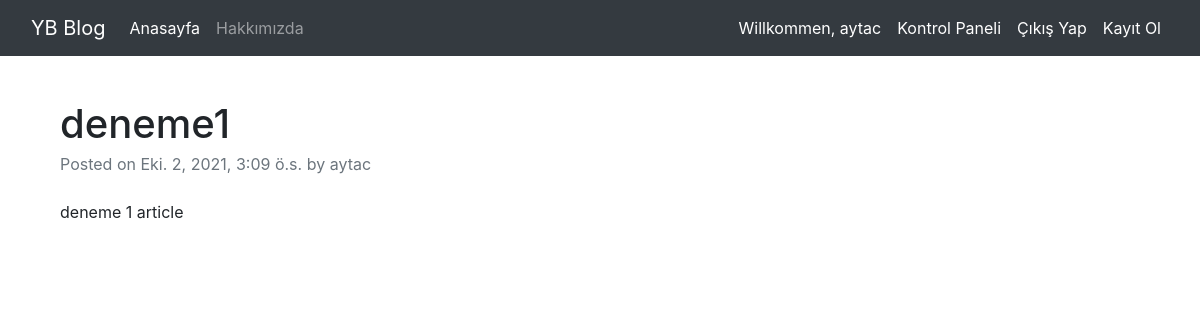
The app's page /article/article/1 (signed in) with its own data.
### article/models.py (models this page shows, shortened)
class Article(models.Model):
    author = models.ForeignKey("auth.User",on_delete = models.CASCADE,verbose_name="Yazar")
    title = models.CharField(max_length=50,verbose_name="Başlık")
    content = models.TextField(verbose_name="içerik")
    created_date = models.DateTimeField(auto_now_add=True,verbose_name="oluşturma tarihi")
    article_image = models.FileField(blank=True,null=True,verbose_name="makaleye foto ekle")

### article/views.py (the view)
# urls.py: path('article/<int:id>', views.detail,name="detail"),
@login_required(login_url = "user:login")
def detail(request,id):
    article = get_object_or_404(Article,id = id)
    return render(request,"detail.html",{"article":article})

### templates/detail.html
{% extends "layout.html" %}
{% block body %}
<div class="container mt-5">
    <div class="row">
        <div class="col-lg-8">
            <article>
                <header class="mb-4">
                    <h1 class="fw-bolder mb-1">{{article.title}}</h1>
                    <div class="text-muted fst-italic mb-2">Posted on {{article.created_date}} by {{article.author.username}}</div>
                    </header>
                <section class="mb-5">
                    <p class="fs-5 mb-4">{{article.content}}</p>
                </section>
            </article>
        </div>
    </div>
</div>
{% endblock body %}

### templates/includes/navbar.html (shortened to what this page needs)
 <nav class="navbar navbar-expand-md navbar-dark fixed-top bg-dark">
  <div class="container-fluid">
    <a class="navbar-brand" href="/">YB Blog</a>
    <div class="collapse navbar-collapse" id="navbarCollapse">
      <ul class="navbar-nav me-auto mb-2 mb-md-0">
        <li class="nav-item">
          <a class="nav-link active" aria-current="page" href="/index">Anasayfa</a>
        </li>
        <li class="nav-item">
          <a class="nav-link" href="/about">Hakkımızda</a>
        </li>
      </ul>
      <ul class="navbar-nav ml-auto">
{% if request.user.is_authenticated %}
<li class="nav-item active">
  <a class="nav-link">Willkommen, {{request.user.username}}</a></li>
<li class="nav-item active">
  <a class="nav-link" href="/article/dashboard">Kontrol Paneli</a>
</li>
<li class="nav-item active">
  <a class="nav-link" href="/user/logout">Çıkış Yap</a>
</li>
{% else %}
<li class="nav-item active">
  <a class="nav-link" href="/user/login">Giriş Yap</a>
</li>
{% endif %}
        <li class="nav-item active">
          <a class="nav-link" href="/user/register">Kayıt Ol</a>
        </li>
      </ul>
    </div>
  </div>
</nav>

### records on screen
Article: title "deneme1", created_date "Eki. 2, 2021, 3:09 ö.s.", author.username "aytac", content "deneme 1 article"

### other values on screen
{{ request.user.username }} "aytac"
